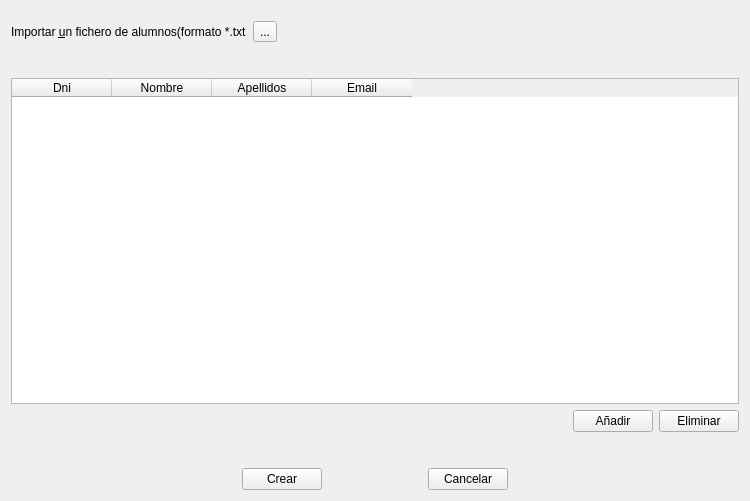
<?xml version="1.0" encoding="UTF-8"?>
<ui version="4.0">
 <class>Form</class>
 <widget class="QWidget" name="Form">
  <property name="geometry">
   <rect>
    <x>0</x>
    <y>0</y>
    <width>750</width>
    <height>501</height>
   </rect>
  </property>
  <property name="windowTitle">
   <string>Crear Grupo</string>
  </property>
  <layout class="QVBoxLayout" name="verticalLayout">
   <item>
    <spacer name="verticalSpacer_3">
     <property name="orientation">
      <enum>Qt::Vertical</enum>
     </property>
     <property name="sizeType">
      <enum>QSizePolicy::Fixed</enum>
     </property>
     <property name="sizeHint" stdset="0">
      <size>
       <width>20</width>
       <height>10</height>
      </size>
     </property>
    </spacer>
   </item>
   <item>
    <layout class="QFormLayout" name="formLayout">
     <item row="0" column="0">
      <widget class="QLabel" name="label">
       <property name="text">
        <string>Importar &amp;un fichero de alumnos(formato *.txt</string>
       </property>
       <property name="buddy">
        <cstring>tOpenFile</cstring>
       </property>
      </widget>
     </item>
     <item row="0" column="1">
      <widget class="QToolButton" name="tOpenFile">
       <property name="text">
        <string>...</string>
       </property>
      </widget>
     </item>
    </layout>
   </item>
   <item>
    <spacer name="verticalSpacer_2">
     <property name="orientation">
      <enum>Qt::Vertical</enum>
     </property>
     <property name="sizeType">
      <enum>QSizePolicy::Fixed</enum>
     </property>
     <property name="sizeHint" stdset="0">
      <size>
       <width>20</width>
       <height>30</height>
      </size>
     </property>
    </spacer>
   </item>
   <item>
    <widget class="QTableWidget" name="tAlumnos">
     <column>
      <property name="text">
       <string>Dni</string>
      </property>
      <property name="icon">
       <iconset>
        <normaloff>plasma-next-icons/Breeze/actions/toolbar/document-edit-decrypt.svg</normaloff>plasma-next-icons/Breeze/actions/toolbar/document-edit-decrypt.svg</iconset>
      </property>
     </column>
     <column>
      <property name="text">
       <string>Nombre</string>
      </property>
      <property name="icon">
       <iconset>
        <normaloff>plasma-next-icons/Breeze/actions/toolbar/format-text-subscript.svg</normaloff>plasma-next-icons/Breeze/actions/toolbar/format-text-subscript.svg</iconset>
      </property>
     </column>
     <column>
      <property name="text">
       <string>Apellidos</string>
      </property>
      <property name="icon">
       <iconset>
        <normaloff>plasma-next-icons/Breeze/actions/toolbar/format-text-superscript.svg</normaloff>plasma-next-icons/Breeze/actions/toolbar/format-text-superscript.svg</iconset>
      </property>
     </column>
     <column>
      <property name="text">
       <string>Email</string>
      </property>
      <property name="icon">
       <iconset>
        <normaloff>plasma-next-icons/Breeze/actions/toolbar/mail-mark-read.svg</normaloff>plasma-next-icons/Breeze/actions/toolbar/mail-mark-read.svg</iconset>
      </property>
     </column>
    </widget>
   </item>
   <item>
    <layout class="QHBoxLayout" name="horizontalLayout">
     <item>
      <spacer name="horizontalSpacer_2">
       <property name="orientation">
        <enum>Qt::Horizontal</enum>
       </property>
       <property name="sizeHint" stdset="0">
        <size>
         <width>40</width>
         <height>20</height>
        </size>
       </property>
      </spacer>
     </item>
     <item>
      <widget class="QPushButton" name="bAnadir">
       <property name="text">
        <string>Añadir</string>
       </property>
       <property name="icon">
        <iconset>
         <normaloff>plasma-next-icons/Breeze/actions/toolbar/list-add.svg</normaloff>plasma-next-icons/Breeze/actions/toolbar/list-add.svg</iconset>
       </property>
      </widget>
     </item>
     <item>
      <widget class="QPushButton" name="bEliminar">
       <property name="text">
        <string>Eliminar</string>
       </property>
       <property name="icon">
        <iconset>
         <normaloff>plasma-next-icons/Breeze/actions/toolbar/list-remove.svg</normaloff>plasma-next-icons/Breeze/actions/toolbar/list-remove.svg</iconset>
       </property>
      </widget>
     </item>
    </layout>
   </item>
   <item>
    <spacer name="verticalSpacer">
     <property name="orientation">
      <enum>Qt::Vertical</enum>
     </property>
     <property name="sizeType">
      <enum>QSizePolicy::Fixed</enum>
     </property>
     <property name="sizeHint" stdset="0">
      <size>
       <width>10</width>
       <height>30</height>
      </size>
     </property>
    </spacer>
   </item>
   <item>
    <layout class="QHBoxLayout" name="horizontalLayout_2">
     <item>
      <spacer name="horizontalSpacer_3">
       <property name="orientation">
        <enum>Qt::Horizontal</enum>
       </property>
       <property name="sizeHint" stdset="0">
        <size>
         <width>40</width>
         <height>20</height>
        </size>
       </property>
      </spacer>
     </item>
     <item>
      <widget class="QPushButton" name="bCrear">
       <property name="text">
        <string>Crear</string>
       </property>
       <property name="icon">
        <iconset>
         <normaloff>plasma-next-icons/Breeze/actions/toolbar/user-group-new.svg</normaloff>plasma-next-icons/Breeze/actions/toolbar/user-group-new.svg</iconset>
       </property>
      </widget>
     </item>
     <item>
      <spacer name="horizontalSpacer">
       <property name="orientation">
        <enum>Qt::Horizontal</enum>
       </property>
       <property name="sizeType">
        <enum>QSizePolicy::Fixed</enum>
       </property>
       <property name="sizeHint" stdset="0">
        <size>
         <width>100</width>
         <height>20</height>
        </size>
       </property>
      </spacer>
     </item>
     <item>
      <widget class="QPushButton" name="bCancelar">
       <property name="text">
        <string>Cancelar</string>
       </property>
       <property name="icon">
        <iconset>
         <normaloff>plasma-next-icons/Breeze/actions/toolbar/dialog-close.svg</normaloff>plasma-next-icons/Breeze/actions/toolbar/dialog-close.svg</iconset>
       </property>
      </widget>
     </item>
     <item>
      <spacer name="horizontalSpacer_4">
       <property name="orientation">
        <enum>Qt::Horizontal</enum>
       </property>
       <property name="sizeHint" stdset="0">
        <size>
         <width>40</width>
         <height>20</height>
        </size>
       </property>
      </spacer>
     </item>
    </layout>
   </item>
  </layout>
 </widget>
 <tabstops>
  <tabstop>tOpenFile</tabstop>
  <tabstop>tAlumnos</tabstop>
  <tabstop>bAnadir</tabstop>
  <tabstop>bEliminar</tabstop>
  <tabstop>bCrear</tabstop>
  <tabstop>bCancelar</tabstop>
 </tabstops>
 <resources/>
 <connections/>
</ui>
